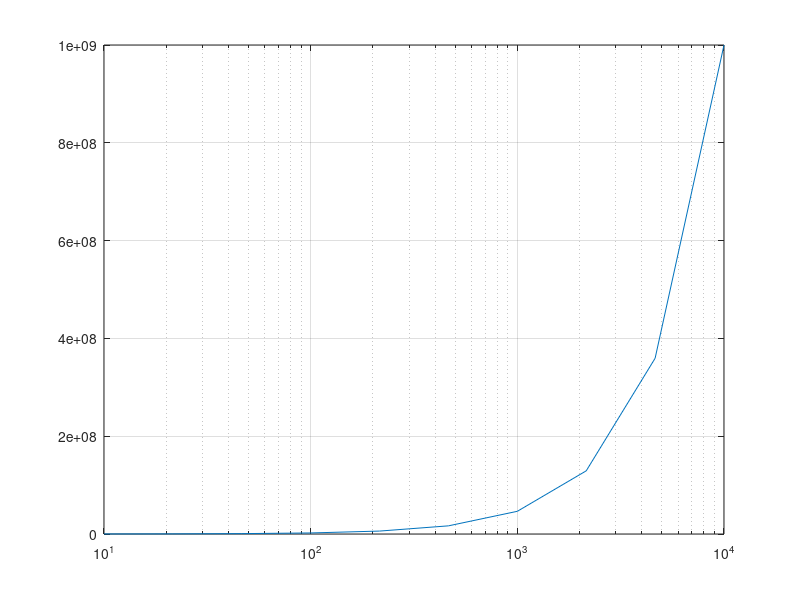

MATLAB code to generate this figure:
% a =0 : 0.1 : 1
% 
% b =exp(a)
% b1 =exp(a*2)
% b2 =exp(a*3)
% plot(a , b) 
% hold on 
% plot(a , b1)
% hold on
% plot(a ,b2)
% legend('exponential' , 'square' , 'Cube')
% xlabel('X-Axis')
% ylabel('Y-axis')
% title('My Grapgh')



% now taking the logarithmic function
% loglog(a)
 c =logspace(5,10,11) % Space for logarithm
 c1 =logspace(0,10,11)
% grid on
% loglog(c , exp(c))

% what if we want to set the logarithmic values in x or y asxis we can do
% that as follows:

%semilogx(c , c1)  %logarithmic values in x-axis
%semilogy(c , c1)

d =logspace(1,4,10)
e=logspace(5,9,10)
%semilogy(d,e)
semilogx(d,e) % simple
grid on

f=linspace(1,4,9)
g =linspace(5,10,9); %Not printed in the command value 

print("The value is")

